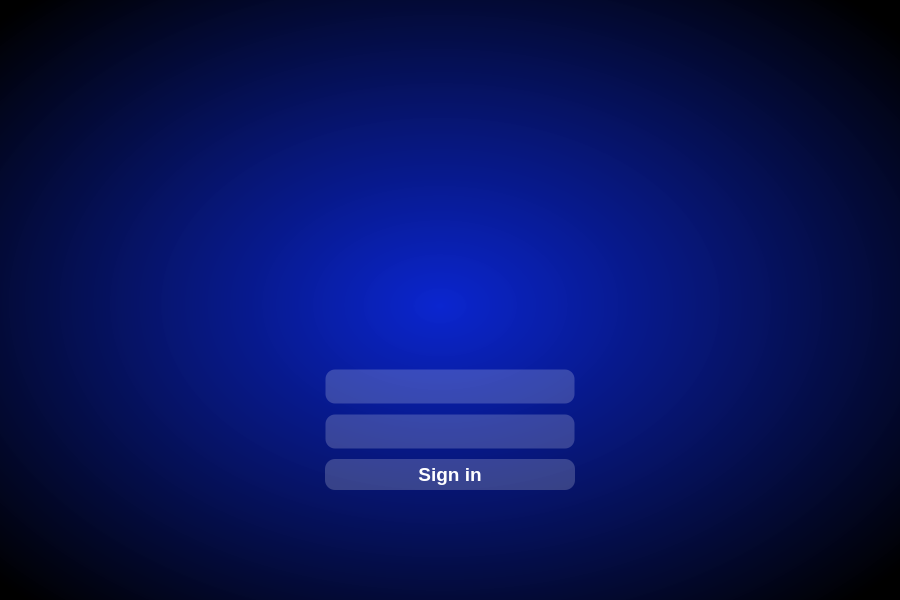
<?xml version="1.0" encoding="UTF-8"?>
<ui version="4.0">
 <class>MainWindow</class>
 <widget class="QMainWindow" name="MainWindow">
  <property name="enabled">
   <bool>true</bool>
  </property>
  <property name="geometry">
   <rect>
    <x>0</x>
    <y>0</y>
    <width>900</width>
    <height>600</height>
   </rect>
  </property>
  <property name="windowTitle">
   <string>NULPchecker</string>
  </property>
  <property name="windowIcon">
   <iconset resource="image.qrc">
    <normaloff>:/images/CheckLogo2.png</normaloff>:/images/CheckLogo2.png</iconset>
  </property>
  <property name="autoFillBackground">
   <bool>false</bool>
  </property>
  <property name="styleSheet">
   <string notr="true">#centralwidget {
background-color: qradialgradient(spread:pad, cx:0.49, cy:0.502304, radius:0.687, fx:0.489, fy:0.51, stop:0 rgba(0, 28, 206, 243), stop:0.985843 rgba(0, 0, 0, 255));
background-position: center;
background-repeat:no-repeat;
border: 0px;}</string>
  </property>
  <widget class="QWidget" name="centralwidget">
   <property name="styleSheet">
    <string notr="true"/>
   </property>
   <widget class="QWidget" name="widget" native="true">
    <property name="geometry">
     <rect>
      <x>205</x>
      <y>60</y>
      <width>490</width>
      <height>480</height>
     </rect>
    </property>
    <property name="sizePolicy">
     <sizepolicy hsizetype="Preferred" vsizetype="Preferred">
      <horstretch>0</horstretch>
      <verstretch>0</verstretch>
     </sizepolicy>
    </property>
    <property name="whatsThis">
     <string>&lt;html&gt;&lt;head/&gt;&lt;body&gt;&lt;p align=&quot;center&quot;&gt;&lt;br/&gt;&lt;/p&gt;&lt;/body&gt;&lt;/html&gt;</string>
    </property>
    <property name="styleSheet">
     <string notr="true">#widget{
	background-image: url(C:/Users/nazar/Downloads/fine.jpg);
border-radius: 10px;
font: 25 14pt Bahnschrift Light Condensed
}
</string>
    </property>
    <layout class="QVBoxLayout" name="verticalLayout">
     <item>
      <layout class="QHBoxLayout" name="horizontalLayout">
       <item>
        <layout class="QVBoxLayout" name="verticalLayout_2">
         <property name="spacing">
          <number>10</number>
         </property>
         <property name="leftMargin">
          <number>0</number>
         </property>
         <property name="topMargin">
          <number>0</number>
         </property>
         <property name="rightMargin">
          <number>0</number>
         </property>
         <property name="bottomMargin">
          <number>0</number>
         </property>
         <item>
          <layout class="QVBoxLayout" name="verticalLayout_8">
           <item>
            <layout class="QVBoxLayout" name="verticalLayout_9">
             <property name="leftMargin">
              <number>100</number>
             </property>
             <property name="topMargin">
              <number>0</number>
             </property>
             <property name="rightMargin">
              <number>100</number>
             </property>
             <item>
              <widget class="QLabel" name="label">
               <property name="styleSheet">
                <string notr="true">image: url(:/images/CheckLogo2.png);</string>
               </property>
               <property name="text">
                <string/>
               </property>
              </widget>
             </item>
             <item>
              <layout class="QVBoxLayout" name="verticalLayout_7">
               <property name="spacing">
                <number>10</number>
               </property>
               <property name="leftMargin">
                <number>20</number>
               </property>
               <property name="topMargin">
                <number>50</number>
               </property>
               <property name="rightMargin">
                <number>20</number>
               </property>
               <item>
                <widget class="QLineEdit" name="lineEdit">
                 <property name="enabled">
                  <bool>true</bool>
                 </property>
                 <property name="minimumSize">
                  <size>
                   <width>161</width>
                   <height>31</height>
                  </size>
                 </property>
                 <property name="font">
                  <font>
                   <family>Arial</family>
                   <pointsize>14</pointsize>
                   <bold>false</bold>
                   <stylestrategy>PreferDefault</stylestrategy>
                  </font>
                 </property>
                 <property name="styleSheet">
                  <string notr="true">    background-color: rgba(255, 255, 255, 50); 
    color: white; 
    border-radius: 10px; 
    padding: 4px;
	border: 1px solid rgba(255, 255, 255, 0)</string>
                 </property>
                 <property name="text">
                  <string/>
                 </property>
                 <property name="alignment">
                  <set>Qt::AlignLeading|Qt::AlignLeft|Qt::AlignVCenter</set>
                 </property>
                 <property name="placeholderText">
                  <string notr="true"/>
                 </property>
                </widget>
               </item>
               <item>
                <widget class="QLineEdit" name="lineEdit_2">
                 <property name="minimumSize">
                  <size>
                   <width>161</width>
                   <height>31</height>
                  </size>
                 </property>
                 <property name="font">
                  <font>
                   <family>Arial</family>
                   <pointsize>14</pointsize>
                   <bold>false</bold>
                   <stylestrategy>PreferDefault</stylestrategy>
                  </font>
                 </property>
                 <property name="styleSheet">
                  <string notr="true">    background-color: rgba(255, 255, 255, 50); 
    color: white;
    border-radius: 10px; 
    padding: 4px;
	border: 1px solid rgba(255, 255, 255, 0)</string>
                 </property>
                 <property name="text">
                  <string/>
                 </property>
                 <property name="echoMode">
                  <enum>QLineEdit::Password</enum>
                 </property>
                 <property name="cursorPosition">
                  <number>0</number>
                 </property>
                 <property name="alignment">
                  <set>Qt::AlignLeading|Qt::AlignLeft|Qt::AlignVCenter</set>
                 </property>
                 <property name="placeholderText">
                  <string/>
                 </property>
                </widget>
               </item>
               <item>
                <layout class="QVBoxLayout" name="verticalLayout_10">
                 <property name="leftMargin">
                  <number>0</number>
                 </property>
                 <property name="topMargin">
                  <number>0</number>
                 </property>
                 <property name="rightMargin">
                  <number>0</number>
                 </property>
                 <property name="bottomMargin">
                  <number>50</number>
                 </property>
                 <item>
                  <widget class="QPushButton" name="pushButton_3">
                   <property name="font">
                    <font>
                     <family>Arial</family>
                     <pointsize>14</pointsize>
                     <italic>false</italic>
                     <bold>true</bold>
                     <underline>false</underline>
                     <stylestrategy>PreferDefault</stylestrategy>
                     <kerning>true</kerning>
                    </font>
                   </property>
                   <property name="cursor">
                    <cursorShape>PointingHandCursor</cursorShape>
                   </property>
                   <property name="autoFillBackground">
                    <bool>false</bool>
                   </property>
                   <property name="styleSheet">
                    <string notr="true">QPushButton {
    background-color: rgba(255, 255, 255, 50);
    color: white;
    border-radius: 10px; 
    padding: 4px;
}

QPushButton:hover {
	background-color: rgba(255, 255, 255, 85); 
}
QPushButton:pressed {
    background-color: rgba(255, 255, 255, 150); 
}</string>
                   </property>
                   <property name="text">
                    <string>Sign in</string>
                   </property>
                  </widget>
                 </item>
                </layout>
               </item>
              </layout>
             </item>
            </layout>
           </item>
          </layout>
         </item>
        </layout>
       </item>
      </layout>
     </item>
    </layout>
   </widget>
  </widget>
 </widget>
 <resources>
  <include location="image.qrc"/>
 </resources>
 <connections/>
</ui>
